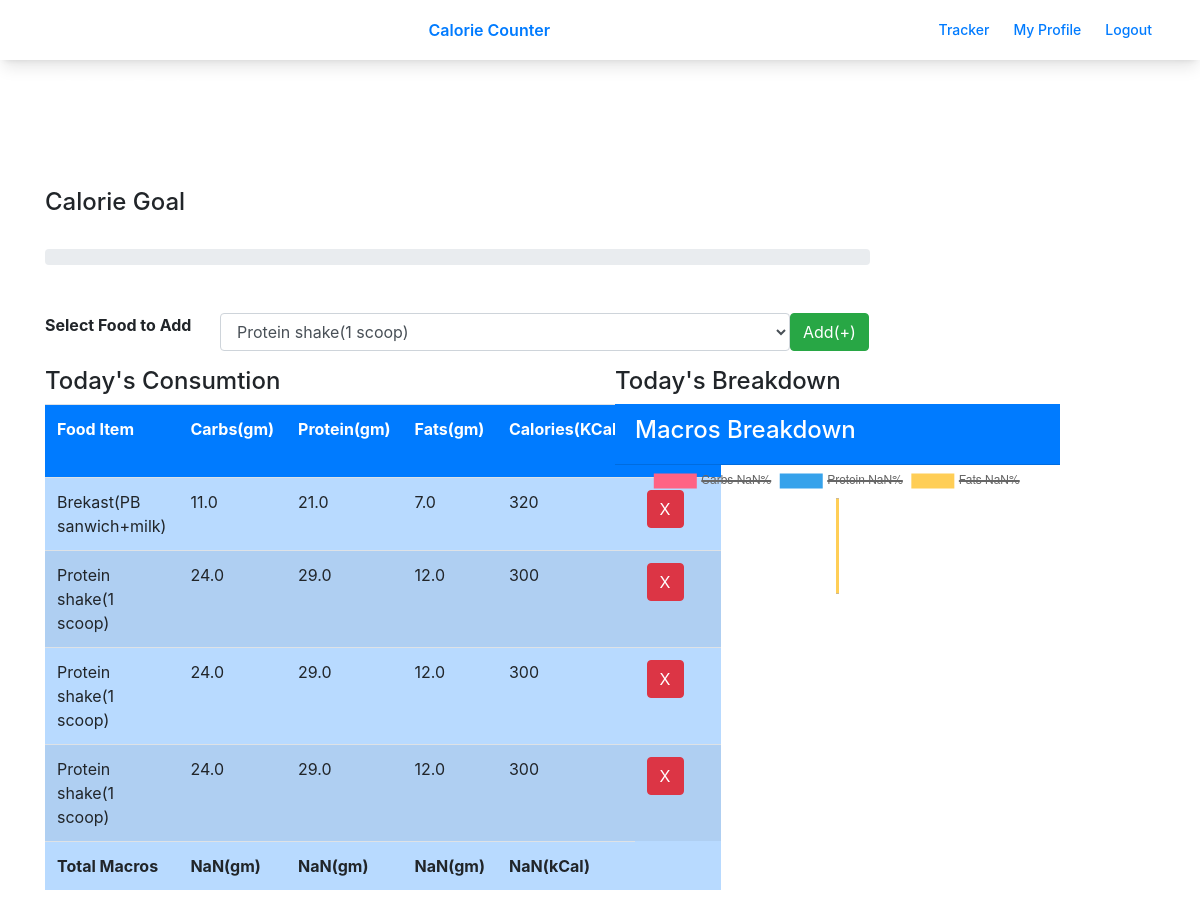
Page /tracker/ (signed in) on the committed database.
### myapp/models.py (models this page shows, shortened)
class Consume(models.Model):
    user = models.ForeignKey(User,on_delete=models.CASCADE)
    food_consumed = models.ForeignKey(Food,on_delete=models.CASCADE)

class Food(models.Model):
    name = models.CharField(max_length=200)
    carbs = models.FloatField()
    protein = models.FloatField()
    fats = models.FloatField()
    calories = models.IntegerField()

### myapp/views.py (the view)
# urls.py: path("tracker/", views.tracker,name="tracker"),
def tracker(request):
    if request.method =="POST":
        food_consumed = request.POST['food_consumed']
        consume = Food.objects.get(name=food_consumed)
        user = request.user
        consume = Consume(user=user,food_consumed=consume)
        consume.save()
        foods = Food.objects.all()
    else:
        foods = Food.objects.all()
    consumed_food = Consume.objects.filter(user=request.user)
    return render(request,'myapp/tracker.html',{'foods':foods,'consumed_food':consumed_food})

### myapp/templates/myapp/tracker.html (shortened to what this page needs)
{% extends 'myapp/base.html' %}
{% block body %}
    <!DOCTYPE html>
    <html>
    <head>
        <link rel="stylesheet" href="https://maxcdn.bootstrapcdn.com/bootstrap/4.0.0/css/bootstrap.min.css">
    </head>
    <body>
        <div class="container">
            <div class="row">
                <div class="col-md-12">
                    <nav class="navbar navbar-dark bg-green">
                        <span class="navbar-brand">Calorie Tracker</span>
                    </nav>
                </div>
            </div>
            <br><br><br>
            <h4>Calorie Goal</h4>
            <br>
            <div class="row">
                <div class="col-md-9 offet-1">
                    <div class="progress">
                    </div>
                </div>
            </div>
            <br><br>
            <div class="row">
                <div class="col-md-12">
                    <form method="POST" >
                        <div class="form-group row">
                            <label class="col-md-2" for="">
                                <b>Select Food to Add</b>
                            </label>
                            <select class="col-md-6 form-control" name="food_consumed" id="food_consumed">
                                {% for food in foods %}
                                <option value="{{food.name}}">{{food.name}}</option>
                                {% endfor %}
                            </select>
                            <button class="btn btn-success" type="submit">Add(+)</button>
                        </div>
                    </form>
                </div>
            </div>
            <div class="row">
                <div class="col-md-6">
                    <div>
                        <h4>Today's Consumtion</h4>
                    </div>
                    <table id="table" class="table table-striped table-primary">
                        <tr class="bg-primary text-white">
                            <th>Food Item</th>
                            <th>Carbs(gm)</th>
                            <th>Protein(gm)</th>
                            <th>Fats(gm)</th>
                            <th>Calories(KCal)</th>
                            <th>Remove Item</th>
                        </tr>
                        {% for c in consumed_food %}
                        <tr>
                            <td>{{c.food_consumed.name}}</td>
                            <td>{{c.food_consumed.carbs}}</td>
                            <td>{{c.food_consumed.protein}}</td>
                            <td>{{c.food_consumed.fats}}</td>
                            <td>{{c.food_consumed.calories}}</td>
                            <td><a class="btn btn-danger" href="{% url 'delete' c.id %}">X</a></td>
                        </tr>
                        {% endfor %}
                            <tr>
                                <td id="name"><b>Total Macros</b></td>
                                <td id="totalCarbs"><b></b></td>
                                <td id="totalProtein"><b></b></td>
                                <td id="totalFats"><b></b></td>
                                <td id="totalCalories"><b></b></td>
                            </tr>
                    </table>
                </div>
                <div class="col-md-5 offet-1">
                    <div class="">
                        <h4>Today's Breakdown</h4>
                    </div>
                    <div class="card-header text-white bg-primary">
                        <h4>Macros Breakdown</h4>
                    </div>
                    <div class="col-md-12">
                        <canvas id="myChart" width="400" height="400"></canvas>
                    </div>
                </div>
            </div>
        </div>
    </body>
    <script>
        var table = document.getElementById("table");
        var carbs = 0,protein = 0, fats = 0,calories = 0;
        for (var i = 1; i <table.rows.length-1; i++) {
            console.log(table.rows[i].cells[1].innerHTML);
            carbs +=parseFloat(table.rows[i].cells[1].innerHTML);
            carbs = Math.round(carbs);
            protein +=parseFloat(table.rows[i].cells[2].innerHTML);
            protein = Math.round(protein);
            fats +=parseFloat(table.rows[i].cells[3].innerHTML);
            fats = Math.round(fats);
            calories +=parseFloat(table.rows[i].cells[4].innerHTML);
            calories = Math.round(calories);
        }
        console.log(carbs);
        document.getElementById("totalCarbs").innerHTML = '<b>' + carbs + '(gm)</b>';
        document.getElementById("totalProtein").innerHTML = '<b>' + protein + '(gm)</b>';
        document.getElementById("totalFats").innerHTML = '<b>' + fats + '(gm)</b>';
        document.getElementById("totalCalories").innerHTML = '<b>' + calories + '(kCal)</b>';
        var calPer = (calories / 2000)* 100;
        document.getElementsByClassName("progress-bar")[0].setAttribute("style","width:"+ calPer+ "%");
        var total  = carbs+protein+fats;
        var carbsP = Math.round((carbs/total)*100);
        var protienP = Math.round((protein/total)*100);
        var fatsP = Math.round((fats/total)*100);
        var ctx = document.getElementById('myChart').getContext('2d');
        var myChart = new Chart(ctx, {
        type: 'doughnut',
        data: {
            labels: ['Carbs '+carbsP+'%', 'Protein '+protienP+'%', 'Fats '+fatsP+'%'],
            datasets: [{
                label: 'Macros',
                data: [carbsP, protienP, fatsP],
                backgroundColor: [
                    'rgba(255, 99, 132, 1)',
                    'rgba(54, 162, 235, 1)',
                    'rgba(255, 206, 86, 1)',
                ],
                borderColor: [
                    'rgba(255, 99, 132, 1)',
                    'rgba(54, 162, 235, 1)',
                    'rgba(255, 206, 86, 1)',
                ],
                borderWidth: 3
            }]
        },
    });
    </script>
    </html>
{% endblock %}

### myapp/templates/myapp/base.html (shortened to what this page needs)
<!DOCTYPE html>
<html lang="en">
<head>
    <script src="https://cdn.tailwindcss.com"></script>
</head>
<body>
    <nav class="shadow-lg">
        <div class="flex flex-wrap justify-between ml-5 items-center mx-auto px-4 py-2.5">
            <a href="" class="flex items-center">
                <a href="{% url 'intro' %}" class="margin-left-2
                 text-xml font-semibold">Calorie Counter</a>
            </a>
            <div class="flex items-center">
                <a href="{% url 'tracker' %}" class="mr-6 text-sm font-medium text-grey-500">Tracker</a>
                <a href="" class="mr-6 text-sm font-medium text-grey-500">My Profile</a>
                <a href="" class="mr-6 text-sm font-medium text-grey-500">Logout</a>
            </div>
        </div>
    </nav>
    <div id="content">
        {% block body %}{% endblock %}
    </div>
</body>
</html>

### rows in the picture
Consume: food_consumed.name "Brekast(PB sanwich+milk)", food_consumed.carbs "11.0", food_consumed.protein "21.0", food_consumed.fats "7.0", food_consumed.calories "320"
Consume: food_consumed.name "Protein shake(1 scoop)", food_consumed.carbs "24.0", food_consumed.protein "29.0", food_consumed.fats "12.0", food_consumed.calories "300"
Consume: food_consumed.name "Protein shake(1 scoop)", food_consumed.carbs "24.0", food_consumed.protein "29.0", food_consumed.fats "12.0", food_consumed.calories "300"
Consume: food_consumed.name "Protein shake(1 scoop)", food_consumed.carbs "24.0", food_consumed.protein "29.0", food_consumed.fats "12.0", food_consumed.calories "300"

### other values in the picture
form field food_consumed "Protein shake(1 scoop)"
